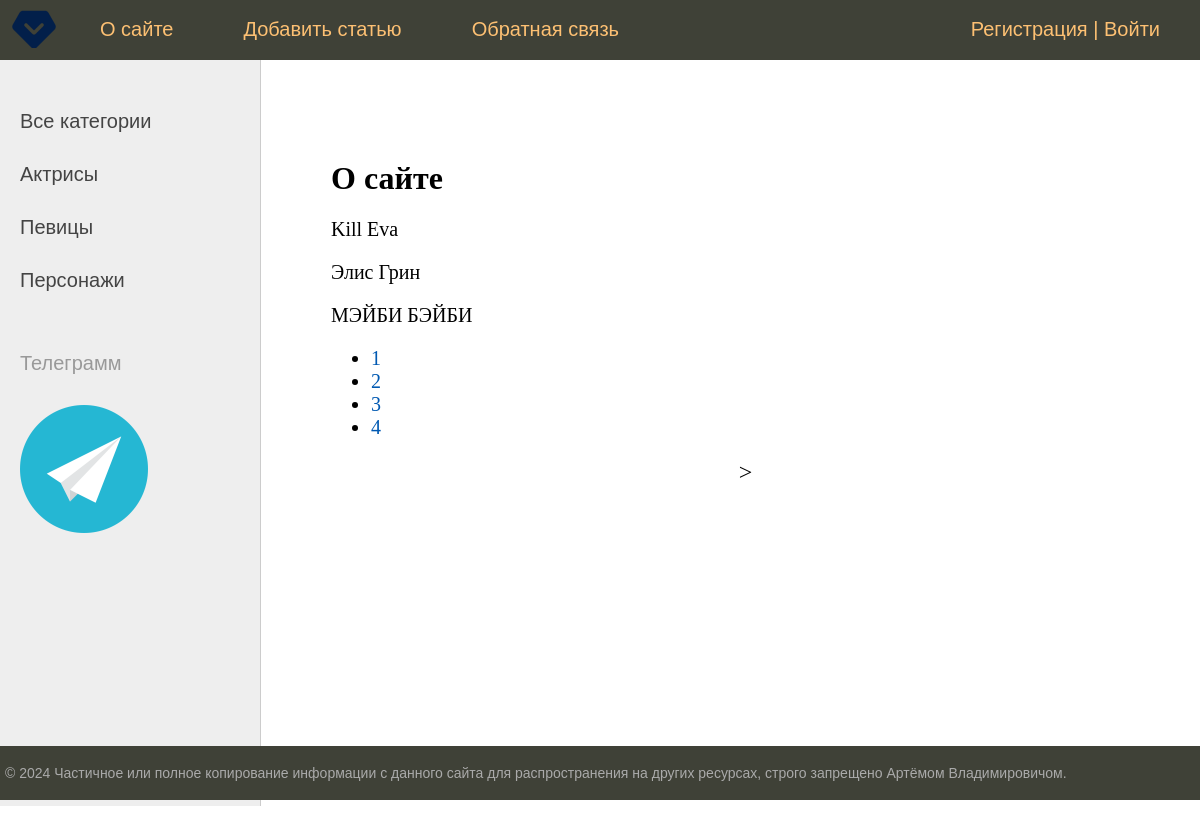
The page /about/ on the database its author committed.
### girls/models.py (models this page shows, shortened)
class Category(models.Model):
    name = models.CharField(max_length=100, db_index=True, verbose_name='Категория')
    slug = models.SlugField(max_length=255, unique=True, db_index=True, verbose_name="URL")
    def get_absolute_url(self):
        return reverse('category', kwargs={'cat_slug': self.slug})
    class Meta:
        verbose_name = 'Категория'
        verbose_name_plural = 'Категории'
        ordering = ['id']

class Girls(models.Model):
    title = models.CharField(max_length=255, verbose_name='Заголовок')
    slug = models.SlugField(max_length=255, unique=True, db_index=True, verbose_name="URL")
    content = models.TextField(blank=True, verbose_name='Текст статьи')
    photo = models.ImageField(upload_to="photos/%Y/%m/%d/", verbose_name='Фото')
    time_create = models.DateTimeField(auto_now_add=True, verbose_name='Время создания')
    time_update = models.DateTimeField(auto_now=True, verbose_name='Время изменения')
    is_published = models.BooleanField(default=True, verbose_name='Публикация')
    cat = models.ForeignKey('Category', on_delete=models.PROTECT, verbose_name='Категория')
    def __str__(self):
        return self.title
    class Meta:
        verbose_name = 'Известные девушки'
        verbose_name_plural = 'Известные девушки'
        ordering = ['id']

### girls/views.py (the view)
# urls.py: path('about/', about, name='about'),
def about(request):
    contact_list = Girls.objects.all()
    paginator = Paginator(contact_list, 3)
    page_number = request.GET.get('page')
    page_obj = paginator.get_page(page_number)
    return render(request, 'girls/about.html', {'page_obj': page_obj, 'menu': menu, 'title': 'О сайте'})

### girls/templatetags/girls_tags.py (called while the page is built)
@register.inclusion_tag('girls/list_categories.html')
def show_categories(sort=None, cat_selected=0):
    if not sort:
        cats = Category.objects.all()
    else:
        cats = Category.objects.order_by(sort)
    return {"cats": cats, "cat_selected": cat_selected}

### girls/templates/girls/about.html
{% extends 'girls/base.html' %}
{% block content %}
<h1>{{ title }}</h1>
{% for contact in page_obj %}
<p>{{ contact }}</p>
{% endfor %}
<nav>
    <ul>
        {% for p in page_obj.paginator.page_range %}
        <li>
            <a href="?page={{ p }}">{{ p }}</a>
        </li>
        {% endfor %}
    </ul>
</nav>
{% endblock %}

### girls/templates/girls/list_categories.html
{% for c in cats %}
{% if c.pk == cat_selected %}
		<li class="selected">{{c.name}}</li>
	{% else %}
		<li><a href="{{ c.get_absolute_url }}">{{c.name}}</a></li>
	{% endif %}
{% endfor %}

### girls/static/girls/css/styles.css (style rules this page uses)
html, body { font-family: 'Arial'; margin: 0; padding: 0; height: 100%; width: 100%; color: #444; }
a { color: #0059b2; text-decoration: none; }
.left-chapters ul li { margin: 30px 0 0 0; color: #999; }
.left-chapters ul li a { color: #444; text-decoration: none; }
.content-text h1 { font-size: 32px; }

### rows shown on the page
Category: name "Актрисы"
Category: name "Певицы"
Category: name "Персонажи"
Girls: title "Kill Eva"
Girls: title "Элис Грин"
Girls: title "МЭЙБИ БЭЙБИ"

### other values the page prints
{{ m.title }} "О сайте" "Добавить статью" "Обратная связь"
{{ title }} "О сайте"
{{ p }} "1" "2" "3" "4"
